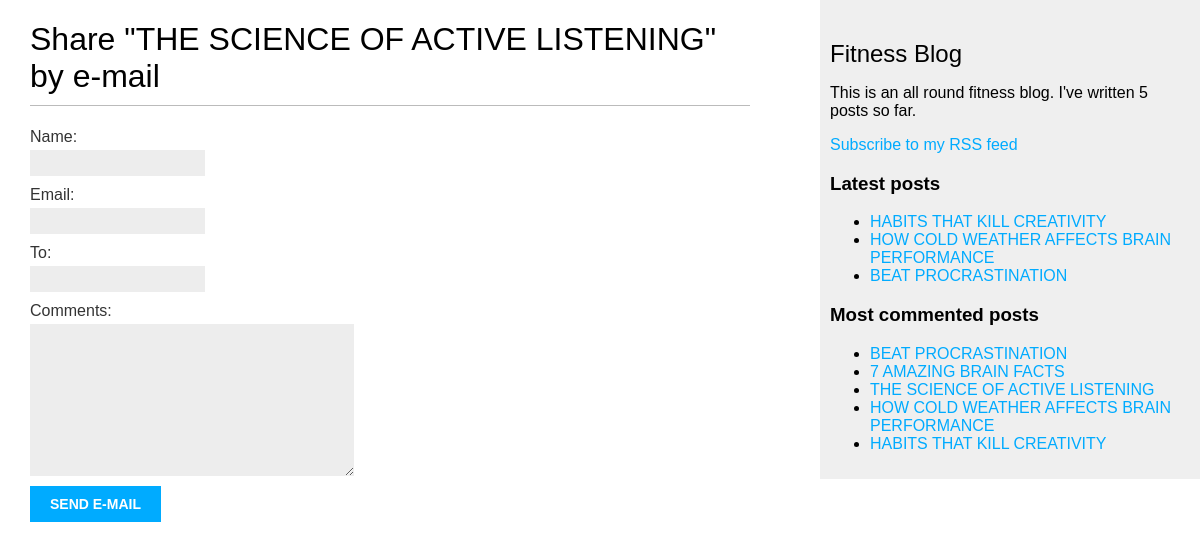
/blog/2/share/, run on an earlier commit of the app's database.
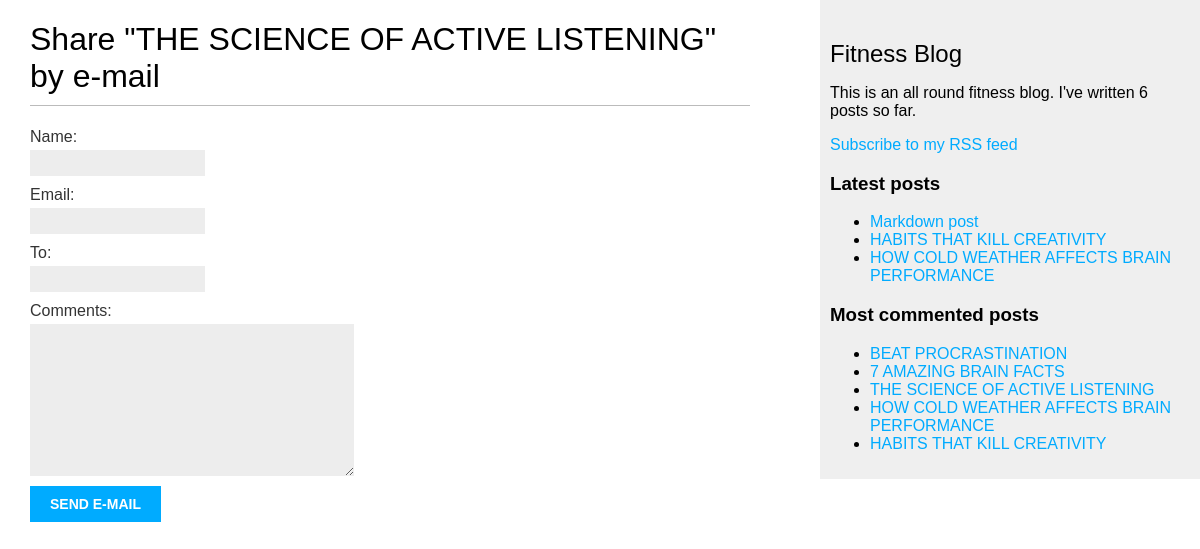
And on a later commit of the database.
### blog/models.py (models this page shows, shortened)
class Post(models.Model):
    class Status(models.TextChoices):#enumerate class Status by subclassing models.TextChoices.
         DRAFT = 'DF','Draft'#available choices for the post status are DRAFT and PUBLISHED.
         PUBLISHED = 'PB','Published'#Their respective values are DF and PB, and their labels or readable names are Draft and Published.
    title = models.CharField(max_length =250)
    body = models.TextField()
    slug = models.SlugField(max_length =250, unique_for_date='publish')
    created_at = models.DateTimeField(auto_now_add=True)
    updated_at = models.DateTimeField(auto_now_add=True)
    publish = models.DateTimeField(default=timezone.now)
    status = models.CharField(max_length =2, choices=Status.choices, default=Status.DRAFT)
    author = models.ForeignKey(User, on_delete=models.CASCADE, related_name='blog_posts')
    objects = models.Manager()# The default manager
    published = PublishedManager()# Our custom managerf
    tags = TaggableManager()
    class Meta:# this class defines metadata for the model
         ordering = ['-publish']#ordering attribute tells Django to sort results by the publish field
         indexes = [#This option allows database indexes for your model
              models.Index(fields=['-publish']),
         ]
    def get_absolute_url(self):#builds URL dynamically using the URL name defined in the URL patterns.
         return reverse('blog:post_detail', args=[self.publish.year,
                                                  self.publish.month,
                                                  self.publish.day,
                                                  self.slug])#parameters of the canonical URL for blog posts to match the new URL parameters.

### blog/views.py (the view)
# urls.py: path('<int:post_id>/share/', views.post_share, name='post_share'),
def post_share(request, post_id):
    post = get_object_or_404(Post, id=post_id, status=Post.Status.PUBLISHED)
    sent = False
    if request.method == 'POST':
        form = EmailPostForm(request.POST)
        if form.is_valid():
            cd = form.cleaned_data
            post_url = request.build_absolute_uri(
                post.get_absolute_url())
            subject = f"{cd['name']} recommends you read " \
                      f"{post.title}"
            message = f"Read {post.title} at {post_url}\n\n" \
                      f"{cd['name']}\'s comments: {cd['comments']}"
            send_mail(subject, message, 'carolgitongaofficial@gmail.com',
                     [cd['to']])
            sent = True
    else:
        form = EmailPostForm()
    return render(request, 'post/share.html', {'post': post, 'form': form, 'sent': sent})

### blog/forms.py
class EmailPostForm(forms.Form):
    name = forms.CharField(max_length=25)
    email = forms.EmailField()
    to = forms.EmailField()
    comments = forms.CharField(required=False, widget=forms.Textarea)

### blog/models.py (called while the page is built)
     def get_queryset(self):
          return super().get_queryset()\
          .filter(status=Post.Status.PUBLISHED)

### blog/templatetags/blog_tags.py (called while the page is built)
@register.simple_tag
def total_posts():
    return Post.published.count()

@register.inclusion_tag('post/latest_posts.html')
def show_latest_posts(count=5):
    latest_posts = Post.published.order_by('-publish')[:count]
    return {'latest_posts': latest_posts}

@register.simple_tag
def get_most_commented_posts(count=5):
    return Post.published.annotate(
                total_comments=Count('comments')
            ).order_by('-total_comments')[:count]

### blog/templates/post/share.html (shortened to what this page needs)
{% extends "blog/base.html" %}
{% block content %}
{% if sent %}
<h1>E-mail successfully sent</h1>
<p>
    "{{ post.title}}" was successfully sent to {{ form.cleaned_data.to }}.
</p>
{% else %}
<h1>Share "{{ post.title }}" by e-mail</h1>
<form method="post">
    {{ form.as_p }}
    <input type="submit" value="Send e-mail">
</form>
{% endif %}
{% endblock %}

### blog/templates/blog/base.html (shortened to what this page needs)
{% load blog_tags %}
{% load static %}
<!DOCTYPE html>
<html lang="en">
<head>
    <link href="{% static "css/blog.css" %}" rel="stylesheet">
</head>
<body>
    <div id="content">
       {% block content %}
       {% endblock %}
    </div>
    <div id="sidebar">
        <h2>Fitness Blog</h2>
        <p>This is an all round fitness blog.
            I've written {% total_posts %} posts so far.
        </p>
        <p>
            <a href="{% url "blog:post_feed" %}">
                Subscribe to my RSS feed
            </a>
        </p>
        <h3>Latest posts</h3>
        {% show_latest_posts 3 %}
        <h3>Most commented posts</h3>
        {% get_most_commented_posts as most_commented_posts %}
        <ul>
            {% for post in most_commented_posts %}
            <li>
            <a href="{{ post.get_absolute_url }}">{{ post.title }}</a>
            </li>
            {% endfor %}
            </ul>
    </div>
</body>
</html>

### blog/templates/post/latest_posts.html
<ul>
    {% for post in latest_posts %}
    <li>
    <a href="{{ post.get_absolute_url }}">{{ post.title }}</a>
    </li>
    {% endfor %}
</ul>

What changed in the data, as far as the page shows it:
no longer on one of the page's lists (row unchanged): Post: title "BEAT PROCRASTINATION"
added Post: title "Markdown post", shown under "Latest posts"
Also different on the page:
text no longer shown: "5"
text now shown: "6"
